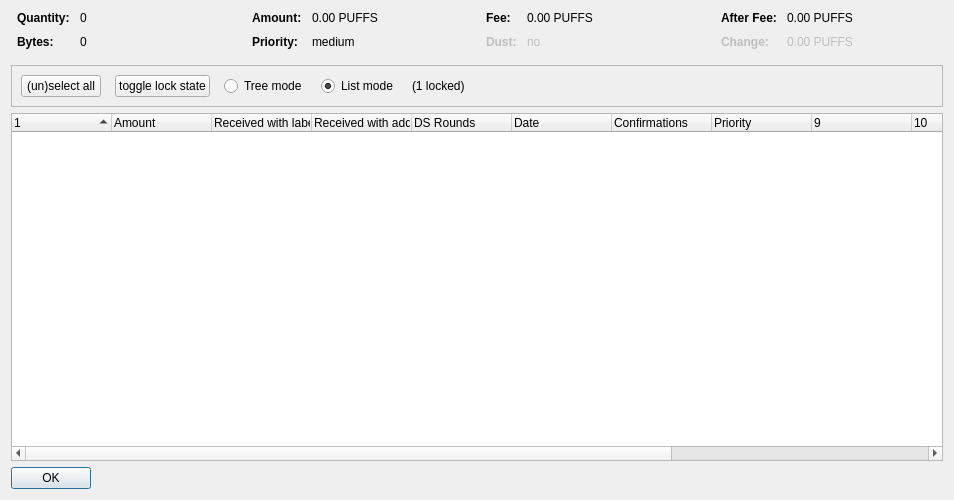
<?xml version="1.0" encoding="UTF-8"?>
<ui version="4.0">
 <class>CoinControlDialog</class>
 <widget class="QDialog" name="CoinControlDialog">
  <property name="geometry">
   <rect>
    <x>0</x>
    <y>0</y>
    <width>954</width>
    <height>500</height>
   </rect>
  </property>
  <property name="windowTitle">
   <string>Coin Selection</string>
  </property>
  <layout class="QVBoxLayout" name="verticalLayout">
   <item>
    <layout class="QHBoxLayout" name="horizontalLayoutTop" stretch="0,0,0,0">
     <property name="topMargin">
      <number>0</number>
     </property>
     <property name="bottomMargin">
      <number>10</number>
     </property>
     <item>
      <layout class="QFormLayout" name="formLayoutCoinControl1">
       <property name="horizontalSpacing">
        <number>10</number>
       </property>
       <property name="verticalSpacing">
        <number>10</number>
       </property>
       <property name="leftMargin">
        <number>6</number>
       </property>
       <property name="rightMargin">
        <number>6</number>
       </property>
       <item row="0" column="0">
        <widget class="QLabel" name="labelCoinControlQuantityText">
         <property name="font">
          <font>
           <weight>75</weight>
           <bold>true</bold>
          </font>
         </property>
         <property name="text">
          <string>Quantity:</string>
         </property>
        </widget>
       </item>
       <item row="0" column="1">
        <widget class="QLabel" name="labelCoinControlQuantity">
         <property name="cursor">
          <cursorShape>IBeamCursor</cursorShape>
         </property>
         <property name="contextMenuPolicy">
          <enum>Qt::ActionsContextMenu</enum>
         </property>
         <property name="text">
          <string notr="true">0</string>
         </property>
         <property name="textInteractionFlags">
          <set>Qt::LinksAccessibleByMouse|Qt::TextSelectableByKeyboard|Qt::TextSelectableByMouse</set>
         </property>
        </widget>
       </item>
       <item row="1" column="0">
        <widget class="QLabel" name="labelCoinControlBytesText">
         <property name="font">
          <font>
           <weight>75</weight>
           <bold>true</bold>
          </font>
         </property>
         <property name="text">
          <string>Bytes:</string>
         </property>
        </widget>
       </item>
       <item row="1" column="1">
        <widget class="QLabel" name="labelCoinControlBytes">
         <property name="cursor">
          <cursorShape>IBeamCursor</cursorShape>
         </property>
         <property name="contextMenuPolicy">
          <enum>Qt::ActionsContextMenu</enum>
         </property>
         <property name="text">
          <string notr="true">0</string>
         </property>
         <property name="textInteractionFlags">
          <set>Qt::LinksAccessibleByMouse|Qt::TextSelectableByKeyboard|Qt::TextSelectableByMouse</set>
         </property>
        </widget>
       </item>
      </layout>
     </item>
     <item>
      <layout class="QFormLayout" name="formLayoutCoinControl2">
       <property name="horizontalSpacing">
        <number>10</number>
       </property>
       <property name="verticalSpacing">
        <number>10</number>
       </property>
       <property name="leftMargin">
        <number>6</number>
       </property>
       <property name="rightMargin">
        <number>6</number>
       </property>
       <item row="0" column="0">
        <widget class="QLabel" name="labelCoinControlAmountText">
         <property name="font">
          <font>
           <weight>75</weight>
           <bold>true</bold>
          </font>
         </property>
         <property name="text">
          <string>Amount:</string>
         </property>
        </widget>
       </item>
       <item row="0" column="1">
        <widget class="QLabel" name="labelCoinControlAmount">
         <property name="cursor">
          <cursorShape>IBeamCursor</cursorShape>
         </property>
         <property name="contextMenuPolicy">
          <enum>Qt::ActionsContextMenu</enum>
         </property>
         <property name="text">
          <string notr="true">0.00 PUFFS</string>
         </property>
         <property name="textInteractionFlags">
          <set>Qt::LinksAccessibleByMouse|Qt::TextSelectableByKeyboard|Qt::TextSelectableByMouse</set>
         </property>
        </widget>
       </item>
       <item row="1" column="0">
        <widget class="QLabel" name="labelCoinControlPriorityText">
         <property name="font">
          <font>
           <weight>75</weight>
           <bold>true</bold>
          </font>
         </property>
         <property name="text">
          <string>Priority:</string>
         </property>
        </widget>
       </item>
       <item row="1" column="1">
        <widget class="QLabel" name="labelCoinControlPriority">
         <property name="cursor">
          <cursorShape>IBeamCursor</cursorShape>
         </property>
         <property name="contextMenuPolicy">
          <enum>Qt::ActionsContextMenu</enum>
         </property>
         <property name="text">
          <string>medium</string>
         </property>
         <property name="textInteractionFlags">
          <set>Qt::LinksAccessibleByMouse|Qt::TextSelectableByKeyboard|Qt::TextSelectableByMouse</set>
         </property>
        </widget>
       </item>
      </layout>
     </item>
     <item>
      <layout class="QFormLayout" name="formLayoutCoinControl3">
       <property name="horizontalSpacing">
        <number>10</number>
       </property>
       <property name="verticalSpacing">
        <number>10</number>
       </property>
       <property name="leftMargin">
        <number>6</number>
       </property>
       <property name="rightMargin">
        <number>6</number>
       </property>
       <item row="0" column="0">
        <widget class="QLabel" name="labelCoinControlFeeText">
         <property name="font">
          <font>
           <weight>75</weight>
           <bold>true</bold>
          </font>
         </property>
         <property name="text">
          <string>Fee:</string>
         </property>
        </widget>
       </item>
       <item row="0" column="1">
        <widget class="QLabel" name="labelCoinControlFee">
         <property name="cursor">
          <cursorShape>IBeamCursor</cursorShape>
         </property>
         <property name="contextMenuPolicy">
          <enum>Qt::ActionsContextMenu</enum>
         </property>
         <property name="text">
          <string notr="true">0.00 PUFFS</string>
         </property>
         <property name="textInteractionFlags">
          <set>Qt::LinksAccessibleByMouse|Qt::TextSelectableByKeyboard|Qt::TextSelectableByMouse</set>
         </property>
        </widget>
       </item>
       <item row="1" column="0">
        <widget class="QLabel" name="labelCoinControlLowOutputText">
         <property name="enabled">
          <bool>false</bool>
         </property>
         <property name="font">
          <font>
           <weight>75</weight>
           <bold>true</bold>
          </font>
         </property>
         <property name="text">
          <string>Dust:</string>
         </property>
        </widget>
       </item>
       <item row="1" column="1">
        <widget class="QLabel" name="labelCoinControlLowOutput">
         <property name="enabled">
          <bool>false</bool>
         </property>
         <property name="cursor">
          <cursorShape>IBeamCursor</cursorShape>
         </property>
         <property name="contextMenuPolicy">
          <enum>Qt::ActionsContextMenu</enum>
         </property>
         <property name="text">
          <string>no</string>
         </property>
         <property name="textInteractionFlags">
          <set>Qt::LinksAccessibleByMouse|Qt::TextSelectableByKeyboard|Qt::TextSelectableByMouse</set>
         </property>
        </widget>
       </item>
      </layout>
     </item>
     <item>
      <layout class="QFormLayout" name="formLayoutCoinControl4">
       <property name="horizontalSpacing">
        <number>10</number>
       </property>
       <property name="verticalSpacing">
        <number>10</number>
       </property>
       <property name="leftMargin">
        <number>6</number>
       </property>
       <property name="rightMargin">
        <number>6</number>
       </property>
       <item row="0" column="0">
        <widget class="QLabel" name="labelCoinControlAfterFeeText">
         <property name="font">
          <font>
           <weight>75</weight>
           <bold>true</bold>
          </font>
         </property>
         <property name="text">
          <string>After Fee:</string>
         </property>
        </widget>
       </item>
       <item row="0" column="1">
        <widget class="QLabel" name="labelCoinControlAfterFee">
         <property name="cursor">
          <cursorShape>IBeamCursor</cursorShape>
         </property>
         <property name="contextMenuPolicy">
          <enum>Qt::ActionsContextMenu</enum>
         </property>
         <property name="text">
          <string notr="true">0.00 PUFFS</string>
         </property>
         <property name="textInteractionFlags">
          <set>Qt::LinksAccessibleByMouse|Qt::TextSelectableByKeyboard|Qt::TextSelectableByMouse</set>
         </property>
        </widget>
       </item>
       <item row="1" column="0">
        <widget class="QLabel" name="labelCoinControlChangeText">
         <property name="enabled">
          <bool>false</bool>
         </property>
         <property name="font">
          <font>
           <weight>75</weight>
           <bold>true</bold>
          </font>
         </property>
         <property name="text">
          <string>Change:</string>
         </property>
        </widget>
       </item>
       <item row="1" column="1">
        <widget class="QLabel" name="labelCoinControlChange">
         <property name="enabled">
          <bool>false</bool>
         </property>
         <property name="cursor">
          <cursorShape>IBeamCursor</cursorShape>
         </property>
         <property name="contextMenuPolicy">
          <enum>Qt::ActionsContextMenu</enum>
         </property>
         <property name="text">
          <string notr="true">0.00 PUFFS</string>
         </property>
         <property name="textInteractionFlags">
          <set>Qt::LinksAccessibleByMouse|Qt::TextSelectableByKeyboard|Qt::TextSelectableByMouse</set>
         </property>
        </widget>
       </item>
      </layout>
     </item>
    </layout>
   </item>
   <item>
    <widget class="QFrame" name="frame">
     <property name="minimumSize">
      <size>
       <width>0</width>
       <height>40</height>
      </size>
     </property>
     <property name="frameShape">
      <enum>QFrame::StyledPanel</enum>
     </property>
     <property name="frameShadow">
      <enum>QFrame::Sunken</enum>
     </property>
     <layout class="QHBoxLayout" name="horizontalLayout">
      <item>
       <layout class="QHBoxLayout" name="horizontalLayoutPanel" stretch="0,0,0,0,0,0">
        <property name="spacing">
         <number>14</number>
        </property>
        <item>
         <widget class="QPushButton" name="pushButtonSelectAll">
          <property name="sizePolicy">
           <sizepolicy hsizetype="Maximum" vsizetype="Fixed">
            <horstretch>0</horstretch>
            <verstretch>0</verstretch>
           </sizepolicy>
          </property>
          <property name="text">
           <string>(un)select all</string>
          </property>
          <property name="autoDefault">
           <bool>false</bool>
          </property>
         </widget>
        </item>
        <item>
         <widget class="QPushButton" name="pushButtonToggleLock">
          <property name="sizePolicy">
           <sizepolicy hsizetype="Maximum" vsizetype="Fixed">
            <horstretch>0</horstretch>
            <verstretch>0</verstretch>
           </sizepolicy>
          </property>
          <property name="text">
           <string>toggle lock state</string>
          </property>
          <property name="autoDefault">
           <bool>false</bool>
          </property>
         </widget>
        </item>
        <item>
         <widget class="QRadioButton" name="radioTreeMode">
          <property name="sizePolicy">
           <sizepolicy hsizetype="Maximum" vsizetype="Fixed">
            <horstretch>0</horstretch>
            <verstretch>0</verstretch>
           </sizepolicy>
          </property>
          <property name="text">
           <string>Tree mode</string>
          </property>
         </widget>
        </item>
        <item>
         <widget class="QRadioButton" name="radioListMode">
          <property name="sizePolicy">
           <sizepolicy hsizetype="Maximum" vsizetype="Fixed">
            <horstretch>0</horstretch>
            <verstretch>0</verstretch>
           </sizepolicy>
          </property>
          <property name="text">
           <string>List mode</string>
          </property>
          <property name="checked">
           <bool>true</bool>
          </property>
         </widget>
        </item>
        <item>
         <widget class="QLabel" name="labelLocked">
          <property name="text">
           <string>(1 locked)</string>
          </property>
         </widget>
        </item>
        <item>
         <spacer name="horizontalSpacer">
          <property name="orientation">
           <enum>Qt::Horizontal</enum>
          </property>
          <property name="sizeHint" stdset="0">
           <size>
            <width>40</width>
            <height>20</height>
           </size>
          </property>
         </spacer>
        </item>
       </layout>
      </item>
     </layout>
    </widget>
   </item>
   <item>
    <widget class="CoinControlTreeWidget" name="treeWidget">
     <property name="contextMenuPolicy">
      <enum>Qt::CustomContextMenu</enum>
     </property>
     <property name="sortingEnabled">
      <bool>false</bool>
     </property>
     <property name="columnCount">
      <number>13</number>
     </property>
     <attribute name="headerShowSortIndicator" stdset="0">
      <bool>true</bool>
     </attribute>
     <attribute name="headerStretchLastSection">
      <bool>false</bool>
     </attribute>
     <column>
      <property name="text">
       <string/>
      </property>
     </column>
     <column>
      <property name="text">
       <string>Amount</string>
      </property>
     </column>
     <column>
      <property name="text">
       <string>Received with label</string>
      </property>
     </column>
     <column>
      <property name="text">
       <string>Received with address</string>
      </property>
     </column>
     <column>
      <property name="text">
       <string>DS Rounds</string>
      </property>
     </column>
     <column>
      <property name="text">
       <string>Date</string>
      </property>
     </column>
     <column>
      <property name="text">
       <string>Confirmations</string>
      </property>
      <property name="toolTip">
       <string>Confirmed</string>
      </property>
     </column>
     <column>
      <property name="text">
       <string>Priority</string>
      </property>
     </column>
     <column>
      <property name="text">
       <string/>
      </property>
     </column>
     <column>
      <property name="text">
       <string/>
      </property>
     </column>
     <column>
      <property name="text">
       <string/>
      </property>
     </column>
     <column>
      <property name="text">
       <string/>
      </property>
     </column>
     <column>
      <property name="text">
       <string/>
      </property>
     </column>
    </widget>
   </item>
   <item>
    <widget class="QDialogButtonBox" name="buttonBox">
     <property name="sizePolicy">
      <sizepolicy hsizetype="Maximum" vsizetype="Fixed">
       <horstretch>0</horstretch>
       <verstretch>0</verstretch>
      </sizepolicy>
     </property>
     <property name="orientation">
      <enum>Qt::Horizontal</enum>
     </property>
     <property name="standardButtons">
      <set>QDialogButtonBox::Ok</set>
     </property>
    </widget>
   </item>
  </layout>
 </widget>
 <customwidgets>
  <customwidget>
   <class>CoinControlTreeWidget</class>
   <extends>QTreeWidget</extends>
   <header>coincontroltreewidget.h</header>
  </customwidget>
 </customwidgets>
 <resources/>
 <connections/>
</ui>
